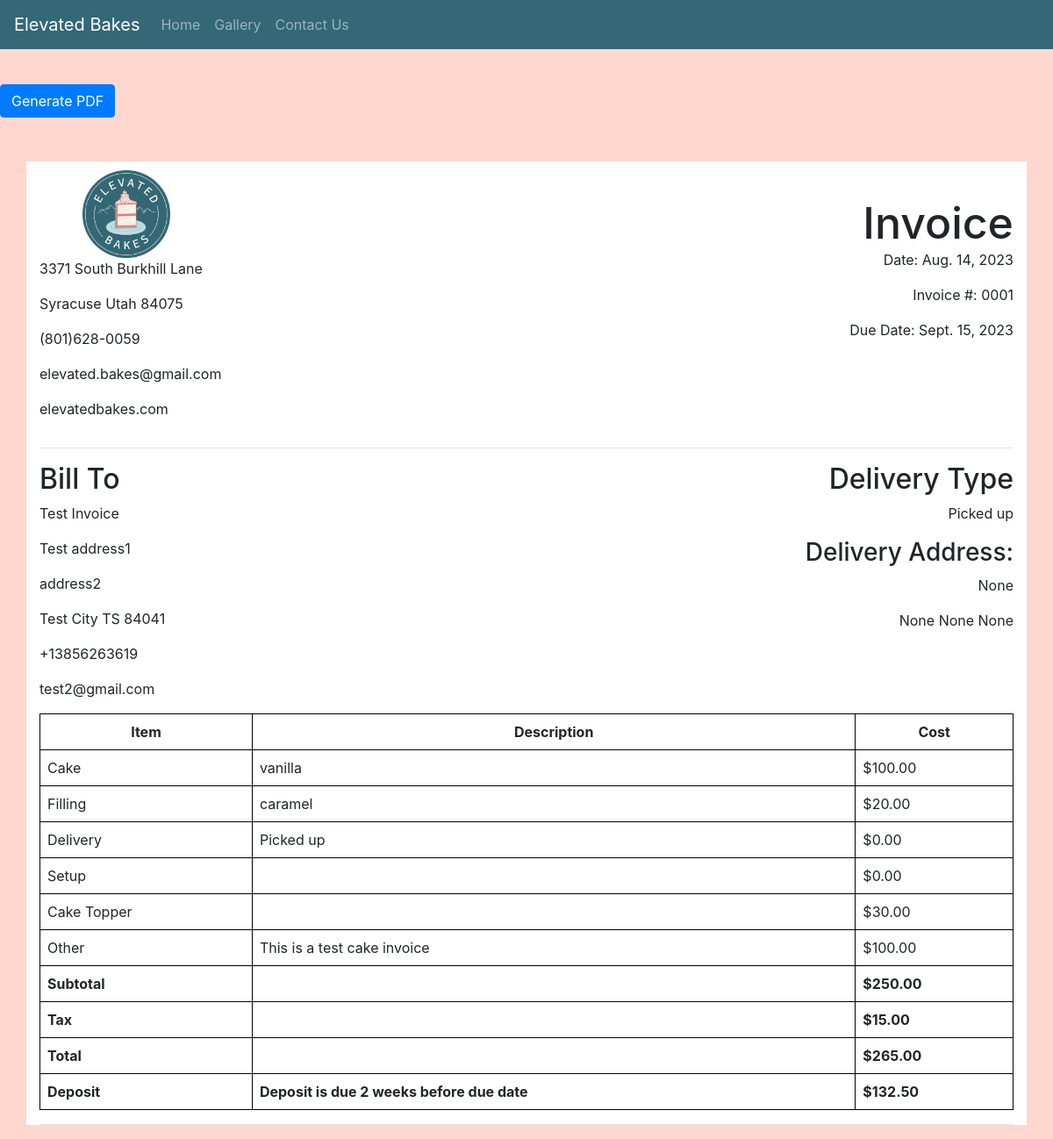
The app's page /invoice/1 with its own data.
### main/models.py (models this page shows, shortened)
class Invoice(models.Model):
    DELIVERY_CHOICES = [
        ('Picked up', 'Picked up'),
        ('Regular', 'Regular'),
        ('Extended', 'Extended'),
    ]
    date = models.DateField(auto_now_add=True, blank=True)
    name = models.CharField(max_length=100)
    phone = PhoneNumberField(default='+1')
    email = models.EmailField()
    address1 = models.CharField(max_length=200)
    address2 = models.CharField(max_length=200, null=True, blank=True)
    city = models.CharField(max_length=100)
    state = models.CharField(max_length=2)
    zip = models.CharField(max_length=10)
    due_date = models.DateField(default=datetime.now() + timedelta(days=30))
    paid = models.BooleanField(default=False)
    delivery_address = models.CharField(max_length=200, default=' ', null=True, blank=True)
    delivery_city = models.CharField(max_length=100, default=' ', null=True, blank=True)
    delivery_state = models.CharField(max_length=2, default=' ', null=True, blank=True)
    delivery_zip = models.CharField(max_length=10, default=' ', null=True, blank=True)
    cake_flavor = models.CharField(max_length=100)
    filling_flavor = models.CharField(max_length=100)
    delivery_type = models.CharField(max_length=100, choices=DELIVERY_CHOICES)
    delivery_cost = models.DecimalField(max_digits=10, decimal_places=2, null=True, default=0.00)
    setup_cost = models.DecimalField(max_digits=10, decimal_places=2, null=True, default=0.00)
    cake_topper_cost = models.DecimalField(max_digits=10, decimal_places=2, null=True, default=0.00)
    cake_cost = models.DecimalField(max_digits=10, decimal_places=2)
    filling_cost = models.DecimalField(max_digits=10, decimal_places=2, null=True, default=0.00)
    other_description = models.TextField(null=True, blank=True)
    other_cost = models.DecimalField(max_digits=10, decimal_places=2, null=True, default=0.00)
    tax = models.DecimalField(max_digits=4, decimal_places=2)  # This needs to be stored as a percent
    def subtotal(self):
        return self.delivery_cost + self.setup_cost + self.cake_topper_cost + self.cake_cost + self.filling_cost + \
            self.other_cost
    def calculatedTax(self):
        subtotal = self.subtotal()
        tax = subtotal * (self.tax / 100)
        return tax.quantize(Decimal('0.00'), rounding=ROUND_HALF_UP)
    def total(self):
        subtotal = self.subtotal()
        tax = self.calculatedTax()
        total = subtotal + tax
        return total.quantize(Decimal('0.00'), rounding=ROUND_HALF_UP)
    def deposit(self):
        total = self.total()
        deposit = total * Decimal(.5)
        return deposit.quantize(Decimal('0.00'), rounding=ROUND_HALF_UP)

### main/views.py (the view)
# urls.py: path('invoice/<int:item_id>', views.invoice_detail, name='invoice_detail'),
def invoice_detail(request, item_id):
    invoice = Invoice.objects.get(pk=item_id)
    return render(request, 'main/invoice_detail.html', {'invoice': invoice})

### main/templates/main/invoice_detail.html (shortened to what this page needs)
{% extends 'main/base.html' %}
{% load static %}
{% block body %}
<a href="{% url 'generate_pdf' invoice.id %}" class="btn btn-primary btn-pdf">Generate PDF</a>
<div class="invoice-container container">
    <div class="invoice-header">
        <div class="top-left">
            <div class="title-logo">
                <img src="{% static 'logo/Logos-04.png' %}" alt="Logo" class="logo">
            </div>
            <p>3371 South Burkhill Lane</p>
            <p>Syracuse Utah 84075</p>
            <p>(801)628-0059</p>
            <p>elevated.bakes@gmail.com</p>
            <p>elevatedbakes.com</p>
        </div>
        <div class="top-right">
            <h2 class="title">Invoice</h2>
            <p>Date: {{invoice.date }}</p>
            <p>Invoice #: {{ invoice.pk|stringformat:"04d" }}</p>
            <p>Due Date: {{ invoice.due_date }}</p>
        </div>
    </div>
    <hr>
    <div class="middle">
            <div class="middle-left">
                <h2>Bill To</h2>
                <p>{{ invoice.name }}</p>
                <p>{{ invoice.address1 }}</p>
                <p>{{ invoice.address2 }}</p>
                <p>{{ invoice.city }} {{ invoice.state }} {{ invoice.zip }}</p>
                <p>{{ invoice.phone }}</p>
                <p>{{ invoice.email }}</p>
            </div>
            <div class="middle-right">
                <h2>Delivery Type</h2>
                <p>{{ invoice.delivery_type }}</p>
                <h3>Delivery Address:</h3>
                <p>{{ invoice.delivery_address }}</p>
                <p>{{ invoice.delivery_city }} {{ invoice.delivery_state }} {{ invoice.delivery_zip }}</p>
            </div>
    </div>
    <table class="itemized-description">
        <tr>
            <th>Item</th>
            <th>Description</th>
            <th>Cost</th>
        </tr>
        <tr>
            <td>Cake</td>
            <td>{{ invoice.cake_flavor }}</td>
            <td>${{ invoice.cake_cost }}</td>
        </tr>
        <tr>
            <td>Filling</td>
            <td>{{ invoice.filling_flavor }}</td>
            <td>${{ invoice.filling_cost }}</td>
        </tr>
        <tr>
            <td>Delivery</td>
            <td>{{ invoice.delivery_type }}</td>
            <td>${{ invoice.delivery_cost }}</td>
        </tr>
        <tr>
            <td>Setup</td>
            <td></td>
            <td>${{ invoice.setup_cost }}</td>
        </tr>
        <tr>
            <td>Cake Topper</td>
            <td></td>
            <td>${{ invoice.cake_topper_cost }}</td>
        </tr>
        <tr>
            <td>Other</td>
            <td>{{ invoice.other_description }}</td>
            <td>${{ invoice.other_cost }}</td>
        </tr>
        <tr class="totals">
            <td>Subtotal</td>
            <td></td>
            <td>${{ invoice.subtotal }}</td>
        </tr>
        <tr class="totals">
            <td>Tax</td>
            <td></td>
            <td>${{ invoice.calculatedTax }}</td>
        </tr>
        <tr class="totals">
            <td>Total</td>
            <td></td>
            <td>${{ invoice.total }}</td>
        </tr>
        <tr class="totals">
            <td>Deposit</td>
            <td>Deposit is due 2 weeks before due date</td>
            <td>${{ invoice.deposit }}</td>
        </tr>
    </table>
    <hr>
</div>
{% endblock %}

### main/templates/main/base.html (shortened to what this page needs)
<!DOCTYPE html>
{% load static %}
<html lang="en">
<head>
    <link rel="stylesheet" href="https://cdn.jsdelivr.net/npm/bootstrap@4.6.2/dist/css/bootstrap.min.css">
    <link rel="stylesheet" href="{% static 'css/style.css' %}">
</head>
<body>
<nav class="navbar navbar-expand-lg navbar-dark">
    <a href="#" class="navbar-brand">Elevated Bakes</a>
    <div class="collapse navbar-collapse" id="navbarSupportedContent">
        <ul class="navbar-nav mr-auto">
            <li class="nav-item">
                <a class="nav-link" href="{% url 'home' %}">Home</a>
            </li>
            <li class="nav-item">
                <a class="nav-link" href="{% url 'gallery' %}">Gallery</a>
            </li>
            <li class="nav-item">
                <a class="nav-link" href="{% url 'contact' %}">Contact Us</a>
            </li>
        </ul>
    </div>
</nav>
{% block body %}
{% endblock %}
</body>
</html>

### main/static/css/style.css (style rules this page uses)
body { background-color: #FFD7CE; }
nav { background-color: #346876; }
.btn-pdf { margin-top: 40px; }
.invoice-container { text-align: center; margin-top: 50px; background-color: white; }
.title { font-size: 50px; margin: 0px; }
.title-logo { display: flex; align-items: center; justify-content: center; }
.logo { width: 100px; height: auto; margin-right: 10px; margin-top: 10px; }
.invoice-header { display: flex; justify-content: space-between; }
.top-left { text-align: left; }
.top-right { text-align: right; margin-top: 40px; }
.middle { display: flex; justify-content: space-between; }
.middle-left { text-align: left; }
.middle-right { text-align: right; }
.itemized-description { width: 100%; border-collapse: collapse; border: 1px solid black; }
.itemized-description th, .itemized-description td { padding: 8px; border: 1px solid black; text-align: left; }
.itemized-description th { text-align: center; }
.totals { font-weight: bold; }

### records on screen
Invoice: date "Aug. 14, 2023", pk "0001", due_date "Sept. 15, 2023", name "Test Invoice", address1 "Test address1", address2 "address2", city "Test City", state "TS", zip "84041", phone "+13856263619", email "test2@gmail.com", delivery_type "Picked up", delivery_address "None", delivery_city "None", delivery_state "None", delivery_zip "None", cake_flavor "vanilla", cake_cost "100.00", filling_flavor "caramel", filling_cost "20.00", delivery_cost "0.00", setup_cost "0.00", cake_topper_cost "30.00", other_description "This is a test cake invoice", other_cost "100.00", subtotal "250.00", calculatedTax "15.00", total "265.00", deposit "132.50"
